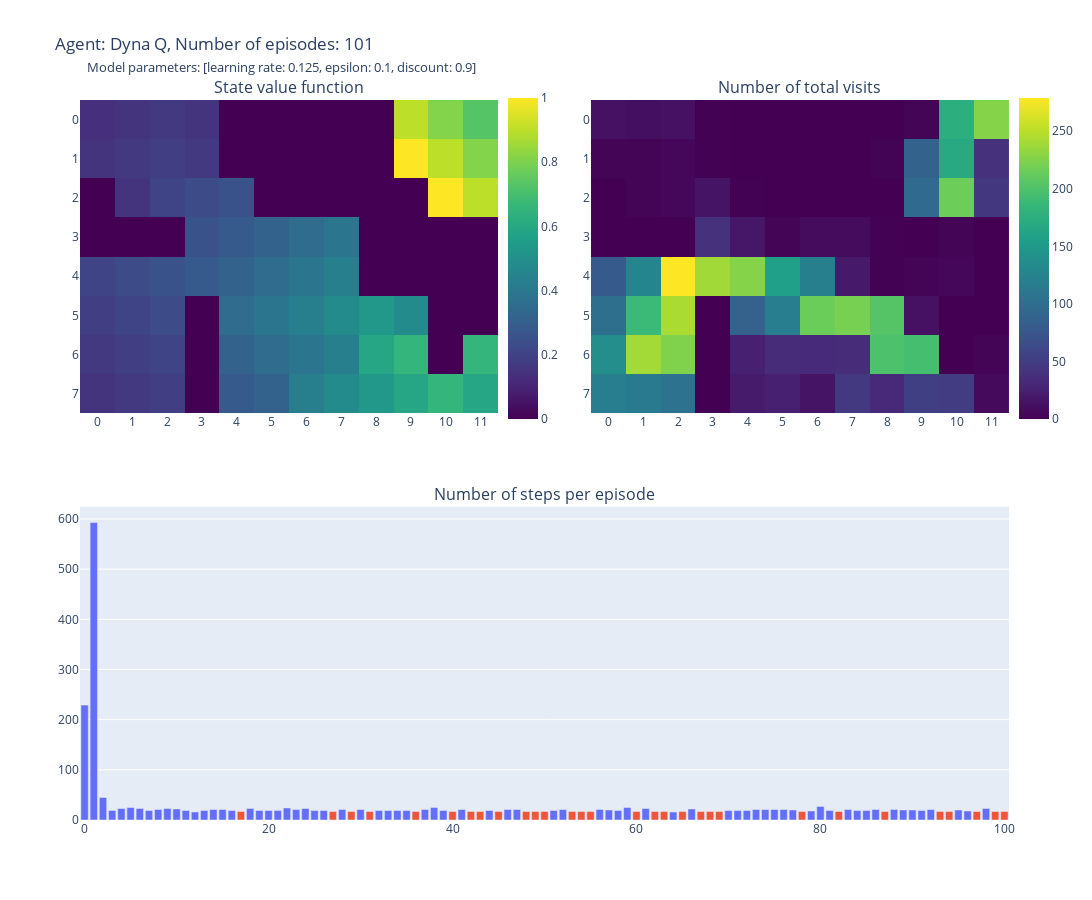
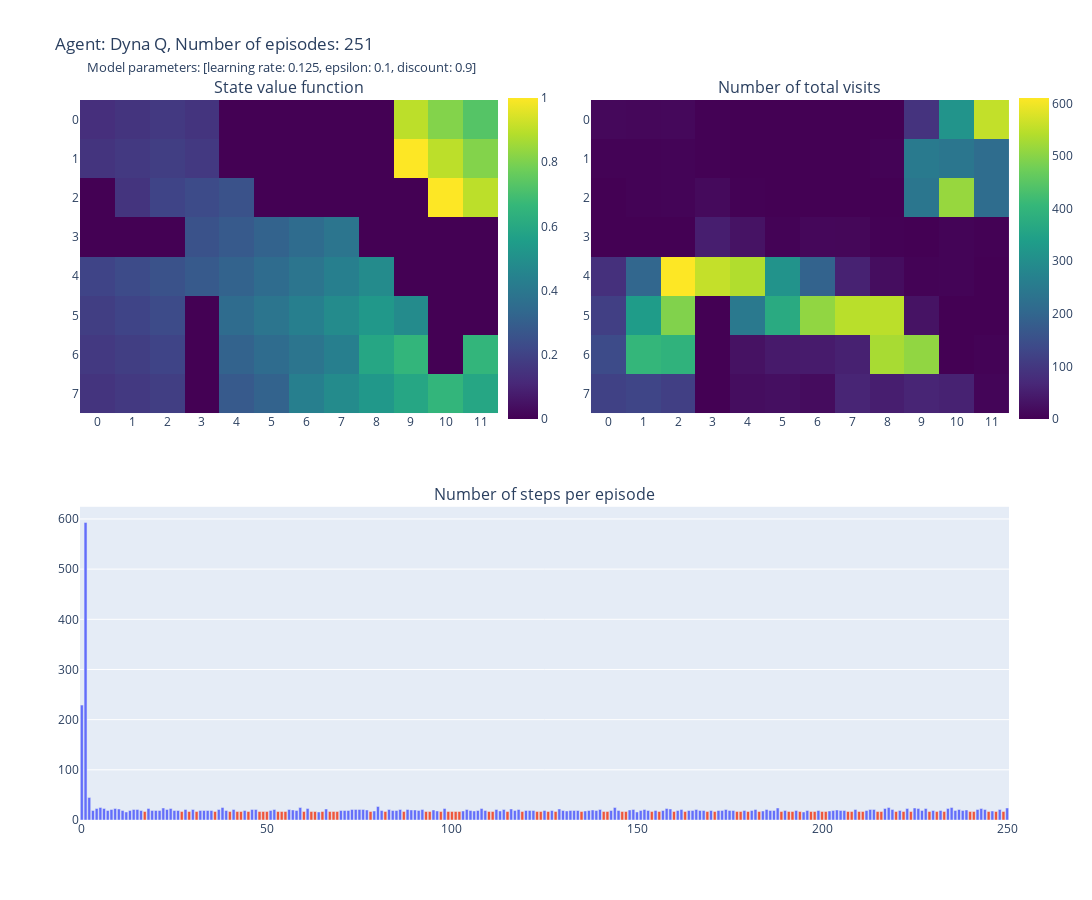
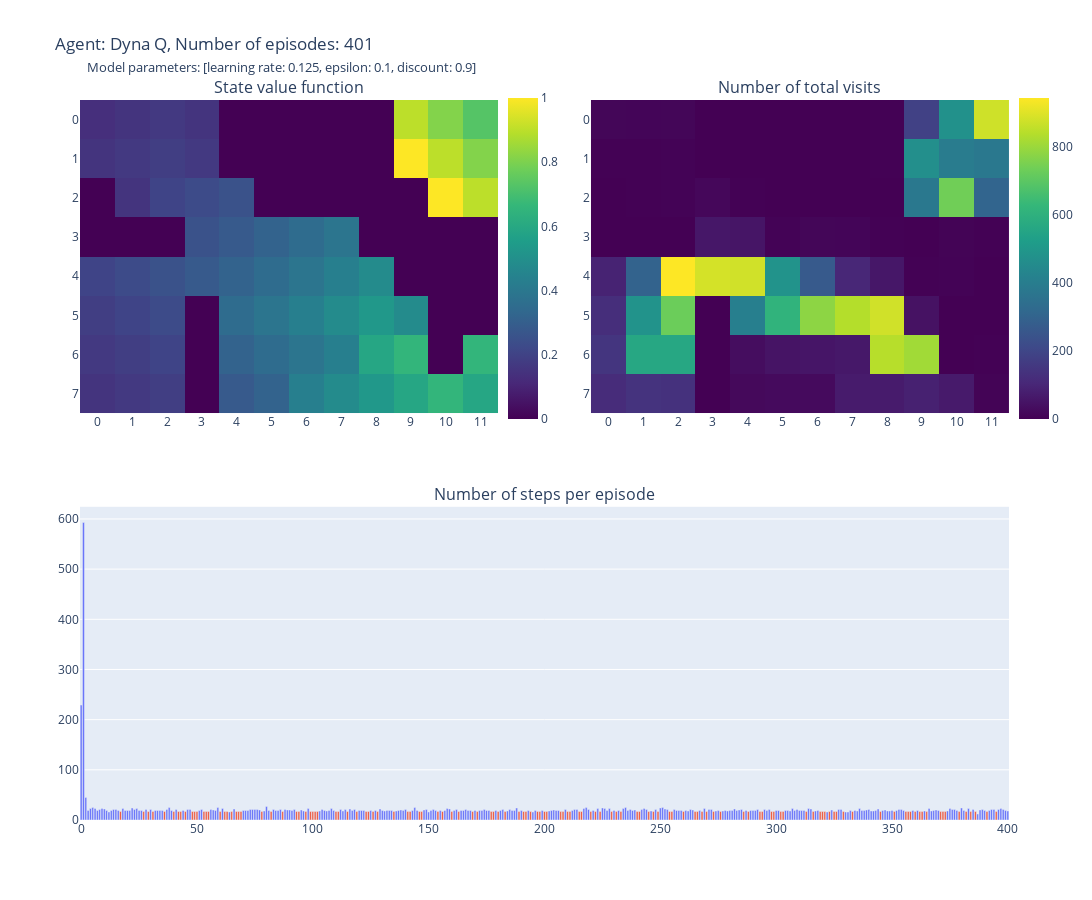

Notebook cell for these charts, in order:
### Code cell
a = Dyna_Q_Agent(epsilon=0.1, gamma=0.9, step_size=0.125)
a.fit(n_episode=401, plot_progress=[100, 250, 400])

### Figure 1 — Plotly figure (JSON) as saved in the notebook; plotly's stock layout.template omitted (floating-point values rounded to 4 significant figures)
{"data": [{"colorbar": {"len": 0.473, "x": 0.45, "y": 0.78}, "colorscale": [[0, "#440154"], [0.1111, "#482878"], [0.2222, "#3e4989"], [0.3333, "#31688e"], [0.4444, "#26828e"], [0.5556, "#1f9e89"], [0.6667, "#35b779"], [0.7778, "#6ece58"], [0.8889, "#b5de2b"], [1, "#fde725"]], "type": "heatmap", "x": ["0", "1", "2", "3", "4", "5", "6", "7", "8", "9", "10", "11"], "xaxis": "x", "y": ["7", "6", "5", "4", "3", "2", "1", "0"], "yaxis": "y", "z": [[0.1501, 0.1668, 0.1853, 0, 0.2824, 0.3138, 0.4305, 0.4783, 0.5314, 0.5905, 0.6561, 0.5905], [0.1668, 0.1853, 0.2059, 0, 0.3138, 0.3487, 0.3874, 0.4305, 0.5905, 0.6561, 0, 0.6561], [0.1853, 0.2059, 0.2288, 0, 0.3487, 0.3874, 0.4305, 0.4783, 0.5314, 0.4783, 0, 0], [0.2059, 0.2288, 0.2542, 0.2824, 0.3138, 0.3487, 0.3874, 0.4305, 0, 0, 0, 0], [0, 0, 0, 0.2542, 0.2824, 0.3138, 0.3487, 0.3874, 0, 0, 0, 0], [0, 0.1501, 0.2059, 0.2288, 0.2542, 0, 0, 0, 0, 0, 1.0, 0.9], [0.1501, 0.1668, 0.1853, 0.1668, 0, 0, 0, 0, 0, 1.0, 0.9, 0.81], [0.1351, 0.1501, 0.1668, 0.1501, 0, 0, 0, 0, 0, 0.9, 0.81, 0.729]]}, {"colorbar": {"len": 0.473, "x": 1, "y": 0.78}, "colorscale": [[0, "#440154"], [0.1111, "#482878"], [0.2222, "#3e4989"], [0.3333, "#31688e"], [0.4444, "#26828e"], [0.5556, "#1f9e89"], [0.6667, "#35b779"], [0.7778, "#6ece58"], [0.8889, "#b5de2b"], [1, "#fde725"]], "type": "heatmap", "x": ["0", "1", "2", "3", "4", "5", "6", "7", "8", "9", "10", "11"], "xaxis": "x2", "y": ["7", "6", "5", "4", "3", "2", "1", "0"], "yaxis": "y2", "z": [[119, 115, 105, 0, 21, 25, 15, 47, 31, 53, 51, 7], [137, 240, 225, 0, 25, 35, 33, 35, 199, 195, 0, 3], [101, 189, 243, 0, 87, 119, 215, 221, 203, 13, 0, 0], [79, 127, 279, 239, 227, 157, 121, 19, 1, 3, 5, 0], [0, 0, 0, 39, 17, 3, 9, 8, 1, 0, 3, 0], [0, 3, 5, 15, 1, 0, 0, 0, 0, 95, 216, 45], [3, 3, 5, 1, 0, 0, 0, 0, 2, 88, 169, 39], [13, 11, 13, 1, 0, 0, 0, 0, 0, 3, 175, 227]]}, {"marker": {"color": ["#636EFA", "#636EFA", "#636EFA", "#636EFA", "#636EFA", "#636EFA", "#636EFA", "#636EFA", "#636EFA", "#636EFA", "#636EFA", "#636EFA", "#636EFA", "#636EFA", "#636EFA", "#636EFA", "#636EFA", "#EF553B", "#636EFA", "#636EFA", "#636EFA", "#636EFA", "#636EFA", "#636EFA", "#636EFA", "#636EFA", "#636EFA", "#EF553B", "#636EFA", "#EF553B", "#636EFA", "#EF553B", "#636EFA", "#636EFA", "#636EFA", "#636EFA", "#EF553B", "#636EFA", "#636EFA", "#636EFA", "#EF553B", "#636EFA", "#EF553B", "#EF553B", "#636EFA", "#EF553B", "#636EFA", "#636EFA", "#EF553B", "#EF553B", "#EF553B", "#636EFA", "#636EFA", "#EF553B", "#EF553B", "#EF553B", "#636EFA", "#636EFA", "#636EFA", "#636EFA", "#EF553B", "#636EFA", "#EF553B", "#EF553B", "#636EFA", "#EF553B", "#636EFA", "#EF553B", "#EF553B", "#EF553B", "#636EFA", "#636EFA", "#636EFA", "#636EFA", "#636EFA", "#636EFA", "#636EFA", "#636EFA", "#EF553B", "#636EFA", "#636EFA", "#636EFA", "#EF553B", "#636EFA", "#636EFA", "#636EFA", "#636EFA", "#EF553B", "#636EFA", "#636EFA", "#636EFA", "#636EFA", "#636EFA", "#EF553B", "#EF553B", "#636EFA", "#636EFA", "#EF553B", "#636EFA", "#EF553B", "#EF553B"]}, "type": "bar", "xaxis": "x3", "y": [229, 593, 45, 19, 23, 25, 23, 19, 21, 23, 22, 19, 16, 19, 21, 21, 19, 17, 23, 19, 19, 19, 24, 21, 23, 19, 19, 17, 21, 17, 21, 17, 19, 19, 19, 19, 17, 21, 25, 19, 17, 21, 17, 17, 19, 17, 21, 21, 17, 17, 17, 19, 21, 17, 17, 17, 21, 20, 19, 25, 17, 23, 17, 17, 16, 17, 22, 17, 17, 17, 19, 19, 19, 21, 21, 21, 21, 20, 17, 18, 27, 19, 17, 21, 19, 19, 21, 17, 21, 20, 20, 19, 21, 17, 17, 20, 18, 17, 23, 17, 17], "yaxis": "y3"}], "layout": {"annotations": [{"font": {"size": 16}, "showarrow": false, "text": "State value function", "x": 0.225, "xanchor": "center", "xref": "paper", "y": 1, "yanchor": "bottom", "yref": "paper"}, {"font": {"size": 16}, "showarrow": false, "text": "Number of total visits", "x": 0.775, "xanchor": "center", "xref": "paper", "y": 1, "yanchor": "bottom", "yref": "paper"}, {"font": {"size": 16}, "showarrow": false, "text": "Number of steps per episode", "x": 0.5, "xanchor": "center", "xref": "paper", "y": 0.435, "yanchor": "bottom", "yref": "paper"}], "height": 900, "title": {"text": "Agent: Dyna Q, Number of episodes: 101<br>        <span style='font-size: 13px'>Model parameters: [learning rate: 0.125, epsilon: 0.1, discount: 0.9]</span>"}, "width": 1200, "xaxis": {"anchor": "y", "domain": [0, 0.45]}, "xaxis2": {"anchor": "y2", "domain": [0.55, 1]}, "xaxis3": {"anchor": "y3", "domain": [0, 1]}, "yaxis": {"anchor": "x", "domain": [0.565, 1]}, "yaxis2": {"anchor": "x2", "domain": [0.565, 1]}, "yaxis3": {"anchor": "x3", "domain": [0, 0.435]}}}

### Figure 2 — Plotly figure (JSON) as saved in the notebook; plotly's stock layout.template omitted (floating-point values rounded to 4 significant figures; data arrays with more than 128 entries replaced by an {"elided": "..."} marker saying what was removed)
{"data": [{"colorbar": {"len": 0.473, "x": 0.45, "y": 0.78}, "colorscale": [[0, "#440154"], [0.1111, "#482878"], [0.2222, "#3e4989"], [0.3333, "#31688e"], [0.4444, "#26828e"], [0.5556, "#1f9e89"], [0.6667, "#35b779"], [0.7778, "#6ece58"], [0.8889, "#b5de2b"], [1, "#fde725"]], "type": "heatmap", "x": ["0", "1", "2", "3", "4", "5", "6", "7", "8", "9", "10", "11"], "xaxis": "x", "y": ["7", "6", "5", "4", "3", "2", "1", "0"], "yaxis": "y", "z": [[0.1501, 0.1668, 0.1853, 0, 0.2824, 0.3138, 0.4305, 0.4783, 0.5314, 0.5905, 0.6561, 0.5905], [0.1668, 0.1853, 0.2059, 0, 0.3138, 0.3487, 0.3874, 0.4305, 0.5905, 0.6561, 0, 0.6561], [0.1853, 0.2059, 0.2288, 0, 0.3487, 0.3874, 0.4305, 0.4783, 0.5314, 0.4783, 0, 0], [0.2059, 0.2288, 0.2542, 0.2824, 0.3138, 0.3487, 0.3874, 0.4305, 0.4783, 0, 0, 0], [0, 0, 0, 0.2542, 0.2824, 0.3138, 0.3487, 0.3874, 0, 0, 0, 0], [0, 0.1501, 0.2059, 0.2288, 0.2542, 0, 0, 0, 0, 0, 1.0, 0.9], [0.1501, 0.1668, 0.1853, 0.1668, 0, 0, 0, 0, 0, 1.0, 0.9, 0.81], [0.1351, 0.1501, 0.1668, 0.1501, 0, 0, 0, 0, 0, 0.9, 0.81, 0.729]]}, {"colorbar": {"len": 0.473, "x": 1, "y": 0.78}, "colorscale": [[0, "#440154"], [0.1111, "#482878"], [0.2222, "#3e4989"], [0.3333, "#31688e"], [0.4444, "#26828e"], [0.5556, "#1f9e89"], [0.6667, "#35b779"], [0.7778, "#6ece58"], [0.8889, "#b5de2b"], [1, "#fde725"]], "type": "heatmap", "x": ["0", "1", "2", "3", "4", "5", "6", "7", "8", "9", "10", "11"], "xaxis": "x2", "y": ["7", "6", "5", "4", "3", "2", "1", "0"], "yaxis": "y2", "z": [[119, 127, 115, 0, 21, 25, 19, 63, 51, 63, 57, 7], [141, 404, 393, 0, 29, 43, 45, 55, 531, 509, 0, 3], [115, 335, 493, 0, 249, 373, 509, 547, 549, 31, 0, 0], [85, 201, 611, 557, 539, 313, 193, 57, 21, 3, 5, 0], [0, 0, 0, 51, 31, 3, 11, 10, 1, 0, 5, 2], [0, 3, 5, 15, 1, 0, 0, 0, 0, 239, 514, 217], [3, 3, 5, 1, 0, 0, 0, 0, 4, 250, 239, 217], [13, 11, 13, 1, 0, 0, 0, 0, 0, 91, 315, 555]]}, {"marker": {"color": {"elided": "251 str values"}}, "type": "bar", "xaxis": "x3", "y": {"elided": "251 int values"}, "yaxis": "y3"}], "layout": {"annotations": [{"font": {"size": 16}, "showarrow": false, "text": "State value function", "x": 0.225, "xanchor": "center", "xref": "paper", "y": 1, "yanchor": "bottom", "yref": "paper"}, {"font": {"size": 16}, "showarrow": false, "text": "Number of total visits", "x": 0.775, "xanchor": "center", "xref": "paper", "y": 1, "yanchor": "bottom", "yref": "paper"}, {"font": {"size": 16}, "showarrow": false, "text": "Number of steps per episode", "x": 0.5, "xanchor": "center", "xref": "paper", "y": 0.435, "yanchor": "bottom", "yref": "paper"}], "height": 900, "title": {"text": "Agent: Dyna Q, Number of episodes: 251<br>        <span style='font-size: 13px'>Model parameters: [learning rate: 0.125, epsilon: 0.1, discount: 0.9]</span>"}, "width": 1200, "xaxis": {"anchor": "y", "domain": [0, 0.45]}, "xaxis2": {"anchor": "y2", "domain": [0.55, 1]}, "xaxis3": {"anchor": "y3", "domain": [0, 1]}, "yaxis": {"anchor": "x", "domain": [0.565, 1]}, "yaxis2": {"anchor": "x2", "domain": [0.565, 1]}, "yaxis3": {"anchor": "x3", "domain": [0, 0.435]}}}

### Figure 3 — Plotly figure (JSON) as saved in the notebook; plotly's stock layout.template omitted (floating-point values rounded to 4 significant figures; data arrays with more than 128 entries replaced by an {"elided": "..."} marker saying what was removed)
{"data": [{"colorbar": {"len": 0.473, "x": 0.45, "y": 0.78}, "colorscale": [[0, "#440154"], [0.1111, "#482878"], [0.2222, "#3e4989"], [0.3333, "#31688e"], [0.4444, "#26828e"], [0.5556, "#1f9e89"], [0.6667, "#35b779"], [0.7778, "#6ece58"], [0.8889, "#b5de2b"], [1, "#fde725"]], "type": "heatmap", "x": ["0", "1", "2", "3", "4", "5", "6", "7", "8", "9", "10", "11"], "xaxis": "x", "y": ["7", "6", "5", "4", "3", "2", "1", "0"], "yaxis": "y", "z": [[0.1501, 0.1668, 0.1853, 0, 0.2824, 0.3138, 0.4305, 0.4783, 0.5314, 0.5905, 0.6561, 0.5905], [0.1668, 0.1853, 0.2059, 0, 0.3138, 0.3487, 0.3874, 0.4305, 0.5905, 0.6561, 0, 0.6561], [0.1853, 0.2059, 0.2288, 0, 0.3487, 0.3874, 0.4305, 0.4783, 0.5314, 0.4783, 0, 0], [0.2059, 0.2288, 0.2542, 0.2824, 0.3138, 0.3487, 0.3874, 0.4305, 0.4783, 0, 0, 0], [0, 0, 0, 0.2542, 0.2824, 0.3138, 0.3487, 0.3874, 0, 0, 0, 0], [0, 0.1501, 0.2059, 0.2288, 0.2542, 0, 0, 0, 0, 0, 1.0, 0.9], [0.1501, 0.1668, 0.1853, 0.1668, 0, 0, 0, 0, 0, 1.0, 0.9, 0.81], [0.1351, 0.1501, 0.1668, 0.1501, 0, 0, 0, 0, 0, 0.9, 0.81, 0.729]]}, {"colorbar": {"len": 0.473, "x": 1, "y": 0.78}, "colorscale": [[0, "#440154"], [0.1111, "#482878"], [0.2222, "#3e4989"], [0.3333, "#31688e"], [0.4444, "#26828e"], [0.5556, "#1f9e89"], [0.6667, "#35b779"], [0.7778, "#6ece58"], [0.8889, "#b5de2b"], [1, "#fde725"]], "type": "heatmap", "x": ["0", "1", "2", "3", "4", "5", "6", "7", "8", "9", "10", "11"], "xaxis": "x2", "y": ["7", "6", "5", "4", "3", "2", "1", "0"], "yaxis": "y2", "z": [[119, 141, 133, 0, 21, 25, 25, 71, 71, 85, 67, 7], [147, 564, 563, 0, 31, 51, 55, 61, 843, 811, 0, 3], [123, 485, 729, 0, 407, 613, 781, 839, 879, 45, 0, 0], [91, 299, 945, 885, 879, 483, 269, 103, 58, 3, 5, 0], [0, 0, 0, 59, 53, 5, 13, 12, 2, 0, 7, 3], [0, 3, 5, 17, 3, 0, 0, 0, 0, 381, 738, 306], [3, 3, 5, 1, 0, 0, 0, 0, 4, 470, 395, 379], [13, 11, 13, 1, 0, 0, 0, 0, 4, 183, 475, 877]]}, {"marker": {"color": {"elided": "401 str values"}}, "type": "bar", "xaxis": "x3", "y": {"elided": "401 int values"}, "yaxis": "y3"}], "layout": {"annotations": [{"font": {"size": 16}, "showarrow": false, "text": "State value function", "x": 0.225, "xanchor": "center", "xref": "paper", "y": 1, "yanchor": "bottom", "yref": "paper"}, {"font": {"size": 16}, "showarrow": false, "text": "Number of total visits", "x": 0.775, "xanchor": "center", "xref": "paper", "y": 1, "yanchor": "bottom", "yref": "paper"}, {"font": {"size": 16}, "showarrow": false, "text": "Number of steps per episode", "x": 0.5, "xanchor": "center", "xref": "paper", "y": 0.435, "yanchor": "bottom", "yref": "paper"}], "height": 900, "title": {"text": "Agent: Dyna Q, Number of episodes: 401<br>        <span style='font-size: 13px'>Model parameters: [learning rate: 0.125, epsilon: 0.1, discount: 0.9]</span>"}, "width": 1200, "xaxis": {"anchor": "y", "domain": [0, 0.45]}, "xaxis2": {"anchor": "y2", "domain": [0.55, 1]}, "xaxis3": {"anchor": "y3", "domain": [0, 1]}, "yaxis": {"anchor": "x", "domain": [0.565, 1]}, "yaxis2": {"anchor": "x2", "domain": [0.565, 1]}, "yaxis3": {"anchor": "x3", "domain": [0, 0.435]}}}
